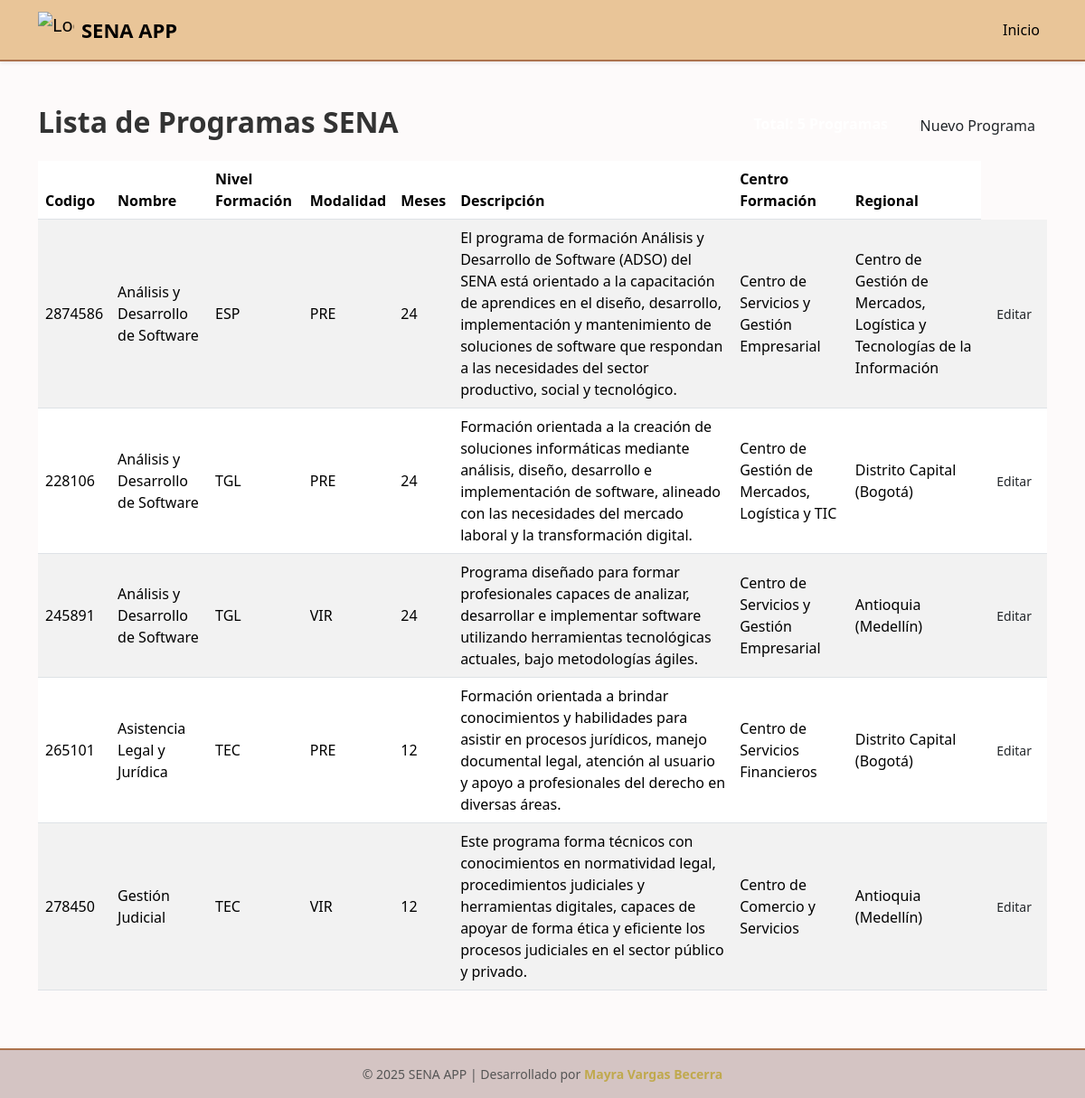
The page /programas/ on the database as committed earlier.
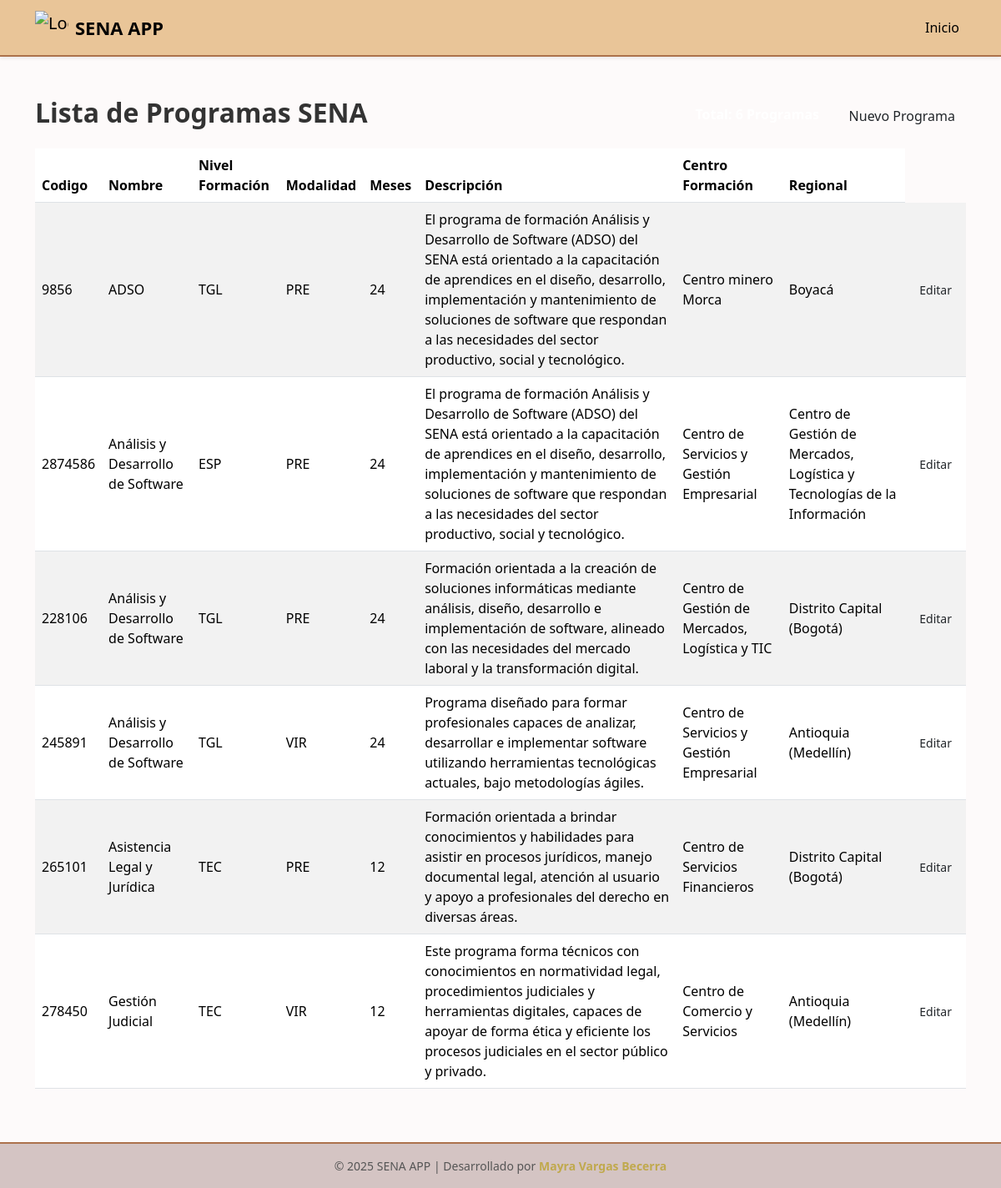
The same page on the database as committed later.
### programas/models.py (models this page shows, shortened)
class Programa(models.Model):
    NIVEL_FORMACION_CHOICES = [
        ('AUX', 'Auxiliar'),
        ('OPE', 'Ooperario'),
        ('TEC', 'Técnico'),
        ('TGL', 'Tecnólogo'),
        ('ESP', 'Especialización Tecnológica'),
        ('COM', 'Complementarios'),
    ]
    MODALIDAD_CHOICES = [
        ('PRE', 'Presencial'),
        ('VIR', 'Virtual'),
        ('MIX', 'Mixta'),
    ]
    ESTADO_CHOICES = [
        ('ACT', 'Activo'),
        ('INA', 'Inactivo'),
        ('SUS', 'Suspendido'),
        ('CAN', 'Cancelado'),
    ]
    codigo = models.CharField(max_length=20, unique=True, verbose_name="Código de programa")
    nombre = models.CharField(max_length=200, verbose_name="Nombre del Programa")
    nivel_formacion = models.CharField(max_length=3, choices=NIVEL_FORMACION_CHOICES, verbose_name="Nivel de Formación")
    modalidad = models.CharField(max_length=3, choices=MODALIDAD_CHOICES, default='PRE', verbose_name='Modalidad')
    duracion_meses = models.PositiveIntegerField(verbose_name="Duración en Meses")
    duracion_horas = models.PositiveIntegerField(verbose_name="Duración en Horas")
    descripcion = models.TextField(verbose_name="Descripción del Programa")
    competencias = models.TextField(verbose_name="Competencias a Desarrollar")
    perfil_egreso = models.TextField(verbose_name="Perfil de Egreso")
    requisitos_ingresos = models.TextField(verbose_name="Requisitos de Ingreso")
    centro_formacion = models.CharField(max_length=200, verbose_name="Centro de Formación")
    regional = models.CharField(max_length=100, verbose_name="Regional")
    estado = models.CharField(max_length=3, choices=ESTADO_CHOICES, default='ACT', verbose_name="Estado")
    fecha_creacion = models.DateField(verbose_name="Fecha de Creación del Programa")
    fecha_registro = models.DateTimeField(auto_now_add=True, verbose_name="Fecha de Registro")
    class Meta:
        verbose_name = "Programa de Formación"
        verbose_name_plural = "Programa de Formación"
        ordering = ['nombre']

### programas/views.py (the view)
# urls.py: path('', include('programas.urls'),)
def programas(request):
    lista_programas = Programa.objects.all()
    template = loader.get_template('lista_programas.html')
    context = {
        'lista_programas': lista_programas,
        'total_programas': lista_programas.count(),
    }
    return HttpResponse(template.render(context, request))

### programas/templates/lista_programas.html (shortened to what this page needs)
{% extends 'base.html' %}
{% block content %}
<div class="row">
<div class="col-12 mb-3">
    <div class="d-flex justify-content-between align-items-center">
    <h2 class="fw-bold">Lista de Programas SENA</h2>
    <div>
        <span class="badge badge-info fs-6">Total: {{ total_programas }} Programas</span>
        <a href="{% url 'programas:crear_programa' %}" class="btn btn-pastel-green ms-2">Nuevo Programa</a>
    </div>
    </div>
</div>
</div>
{% if lista_programas %}
    <div class="row">
    <div class="col-12 table-container">
        <div class="table-responsive">
        <table class="table table-striped table-hover align-middle">
            <thead>
            <tr>
                <th>Codigo</th>
                <th>Nombre</th>
                <th>Nivel Formación</th>
                <th>Modalidad</th>
                <th>Meses</th>
                <th>Descripción</th>
                <th>Centro Formación</th>
                <th>Regional</th>
            </tr>
            </thead>
            <tbody>
                {% for programa in lista_programas %}
                <tr>
                <td>{{ programa.codigo }}</td>
                <td>{{ programa.nombre }}</td>
                <td>{{ programa.nivel_formacion }}</td>
                <td>{{ programa.modalidad }}</td>
                <td>{{ programa.duracion_meses }}</td>
                <td>{{ programa.descripcion }}</td>
                <td>{{ programa.centro_formacion }}</td>
                <td>{{ programa.regional }}</td>
                <td>
                <a href="{% url 'admin:programas_programa_change' programa.pk %}" class="btn btn-sm btn-outline-pastel-blue">Editar</a>
                </td>
            </tr>
            {% endfor %}
        </tbody>
        </table>
    </div>
    </div>
</div>
{% endif %}
{% endblock %}

Rows that differ between the two databases and show on the page:
added Programa: codigo "9856", nombre "ADSO", nivel_formacion "TGL", modalidad "PRE", duracion_meses "24", descripcion "El programa de formación Análisis y Desarrollo de Software (ADSO) del SENA está orientado a la capacitación de aprendices en el diseño, desarrollo, implementación y mantenimiento de soluciones de software que respondan a las necesidades del sector productivo, social y tecnológico.", centro_formacion "Centro minero Morca", regional "Boyacá"
